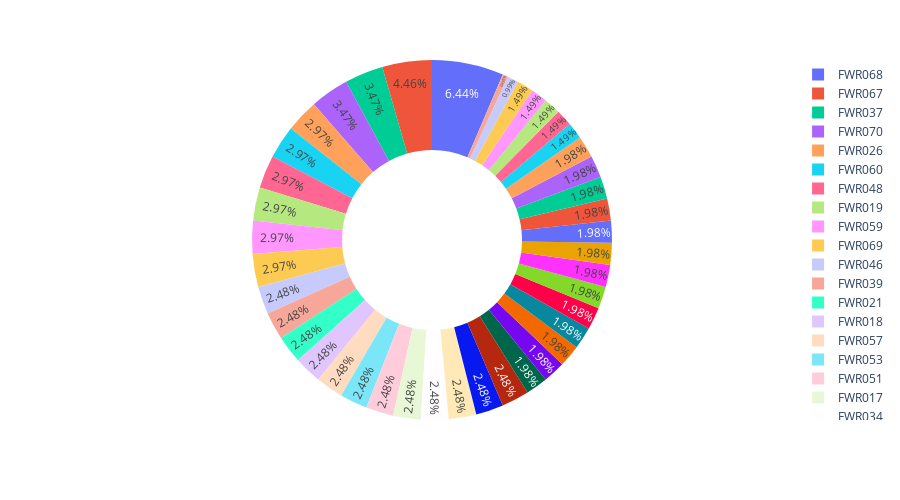

Write notebook code for a chart like this one.
### Markdown cell above
# Percentage of duplicate data present - for all sensors

### Code cell
fig = px.pie(DF, values="Duplicate Percentage", names= str("Sensor"), height=500, hole=0.5)
fig.update_traces(textposition='inside', textinfo='percent')
fig.show()
# fig.layout.width = 'auto'
fig.layout.width = 400

fig.layout.height = 500
# fig.layout.min_height = '300px' # so it shows nicely in the notebook
# fig.layout.flex = '1'

### Figure 1 — Plotly figure (JSON) as saved in the notebook; plotly's stock layout.template omitted (floating-point values rounded to 4 significant figures)
{"data": [{"domain": {"x": [0, 1], "y": [0, 1]}, "hole": 0.5, "hovertemplate": "Sensor=%{label}<br>Duplicate Percentage=%{value}<extra></extra>", "labels": ["FWR046", "FWR039", "FWR035", "FWR021", "FWR037", "FWR067", "FWR026", "FWR068", "FWR060", "FWR018", "FWR047", "FWR056", "FWR025", "FWR063", "FWR044", "FWR057", "FWR061", "FWR053", "FWR055", "FWR048", "FWR070", "FWR051", "FWR017", "FWR016", "FWR019", "FWR064", "FWR020", "FWR059", "FWR024", "FWR065", "FWR034", "FWR058", "FWR045", "FWR054", "FWR036", "FWR050", "FWR013", "FWR052", "FWR023", "FWR030", "FWR066", "FWR015", "FWR069"], "legendgroup": "", "name": "", "showlegend": true, "textinfo": "percent", "textposition": "inside", "type": "pie", "values": [0.05, 0.05, 0, 0.05, 0.07, 0.09, 0.06, 0.13, 0.06, 0.05, 0.03, 0.03, 0.02, 0.04, 0.04, 0.05, 0.04, 0.05, 0.04, 0.06, 0.07, 0.05, 0.05, 0.04, 0.06, 0.04, 0.04, 0.06, 0.01, 0.04, 0.05, 0.05, 0.04, 0.04, 0.03, 0.03, 0.05, 0.04, 0.03, 0.05, 0.04, 0.04, 0.06]}], "layout": {"height": 500, "legend": {"tracegroupgap": 0}, "margin": {"t": 60}}}
